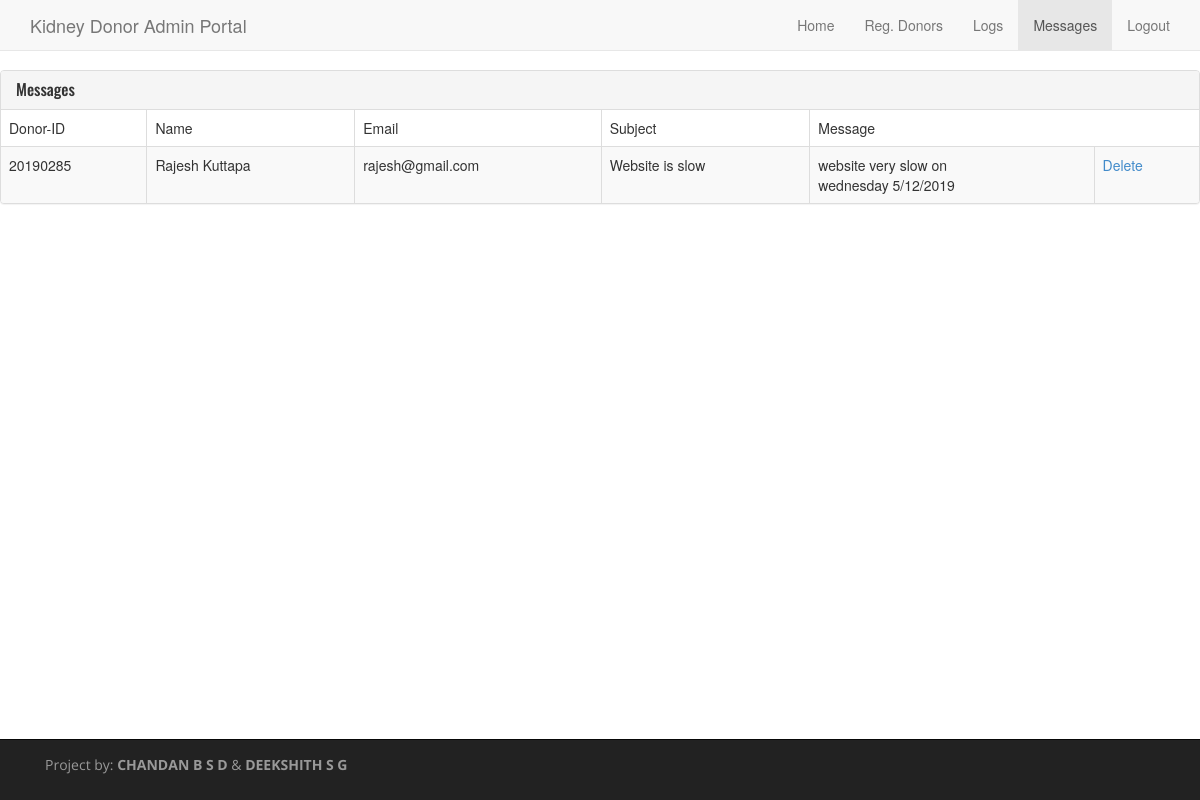
Page /admin/contact_admin.php (signed in) on the committed database.
### tables this page shows
CREATE TABLE `contact` (
  `msgid` int(5) NOT NULL,
  `id` int(8) NOT NULL,
  `name` varchar(40) NOT NULL,
  `email` varchar(50) NOT NULL,
  `subject` varchar(50) NOT NULL,
  `msg` varchar(100) NOT NULL
);

### admin/contact_admin.php (the view, shortened to what this page needs)
<?php
      include ("includes/connect.php");
      if(!isset($_SESSION['uname'])){
          echo "<script>alert('Stock page could not be accessed')</script>";
           header("location: http://localhost/proj/home_admin.php");
      }else{
          $query="SELECT * FROM contact";
          $result=mysqli_query($conn,$query);
}?>
<!DOCTYPE html>
<html lang="en">
  <head>
    <link href="css/bootstrap.min.css" rel="stylesheet">
    <link href="css/custom.css" rel="stylesheet">
    <link href="http://netdna.bootstrapcdn.com/font-awesome/4.0.3/css/font-awesome.css" rel="stylesheet">
  </head>
  <body>
    <div class="navbar navbar-default navbar-fixed-top" role="navigation">
      <div class="container">
        <div class="navbar-header">
          <a class="navbar-brand" href="#">
Kidney Donor Admin Portal</a>
        </div>
        <div class="navbar-collapse collapse">
          <ul class="nav navbar-nav navbar-right">
            <li><a href="home_admin.php">Home</a></li>
            <li><a href="donor_admin.php">Reg. Donors</a></li>
            <li><a href="logs.php">Logs</a></li>
            <li class="active"><a href="contact_admin.php">Messages</a></li>
            <li><a href="logout_admin.php">Logout</a></li>
          </ul>
        </div>
      </div>
    </div>
     <div class="panel panel-default">
        <div class="panel-heading">
            <h3 class="panel-title">Messages</h3>
        </div>
        <table class="table table-bordered table-striped">
            <thead>
                <td>Donor-ID</td>
                <td>Name</td>
                <td>Email</td>
                <td>Subject</td>
                <td>Message</td>
            </thead>
            <tbody>
            <?php while($d=mysqli_fetch_array($result)):?>
                <tr>
                    <td><?= $d['id']; ?></td>
                    <td><?= $d['name']; ?></td>
                    <td><?= $d['email']; ?></td>
                    <td><?= $d['subject']; ?></td>
                    <td><?= wordwrap($d['msg'],26,'<br>'); ?></td>
                    <td><a href="delcontact_admin.php?msgid=<?= $d['msgid']; ?>">Delete</a></td>
                </tr>
            <?php endwhile; ?>
            </tbody>
        </table>
    </div>
    <div class="navbar navbar-inverse navbar-fixed-bottom" role="navigation">
    	<div class="container">
    		<div class="navbar-text pull-left">
    			<p>Project by: <b>CHANDAN B S D</b> & <b>DEEKSHITH S G</b></p>
    		</div>
    	</div>
    </div>
  </body>
</html>

### admin/css/custom.css (style rules this page uses)
body { padding-top: 70px; padding-bottom: 100px; }
p { font-family: 'Open Sans', sans-serif; }
h1, h2, h3, h4, h5, h6 { font-family: 'Oswald', sans-serif; }

### rows in the picture
contact: id "20190285", name "Rajesh Kuttapa", email "rajesh@gmail.com", subject "Website is slow", msg "website very slow on wednesday 5/12/2019"
